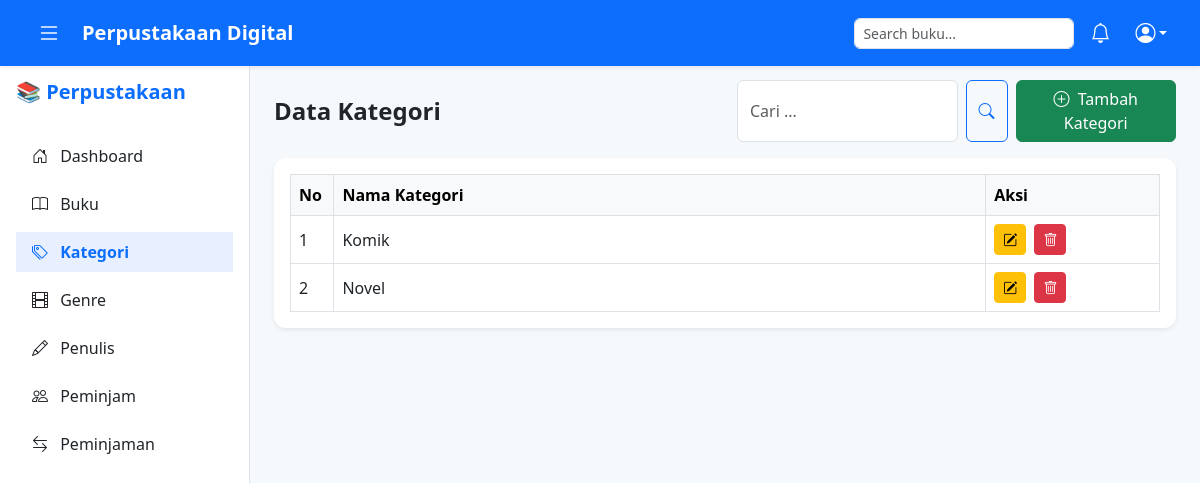
The app's page /pages/kategori.php (signed in), older data.
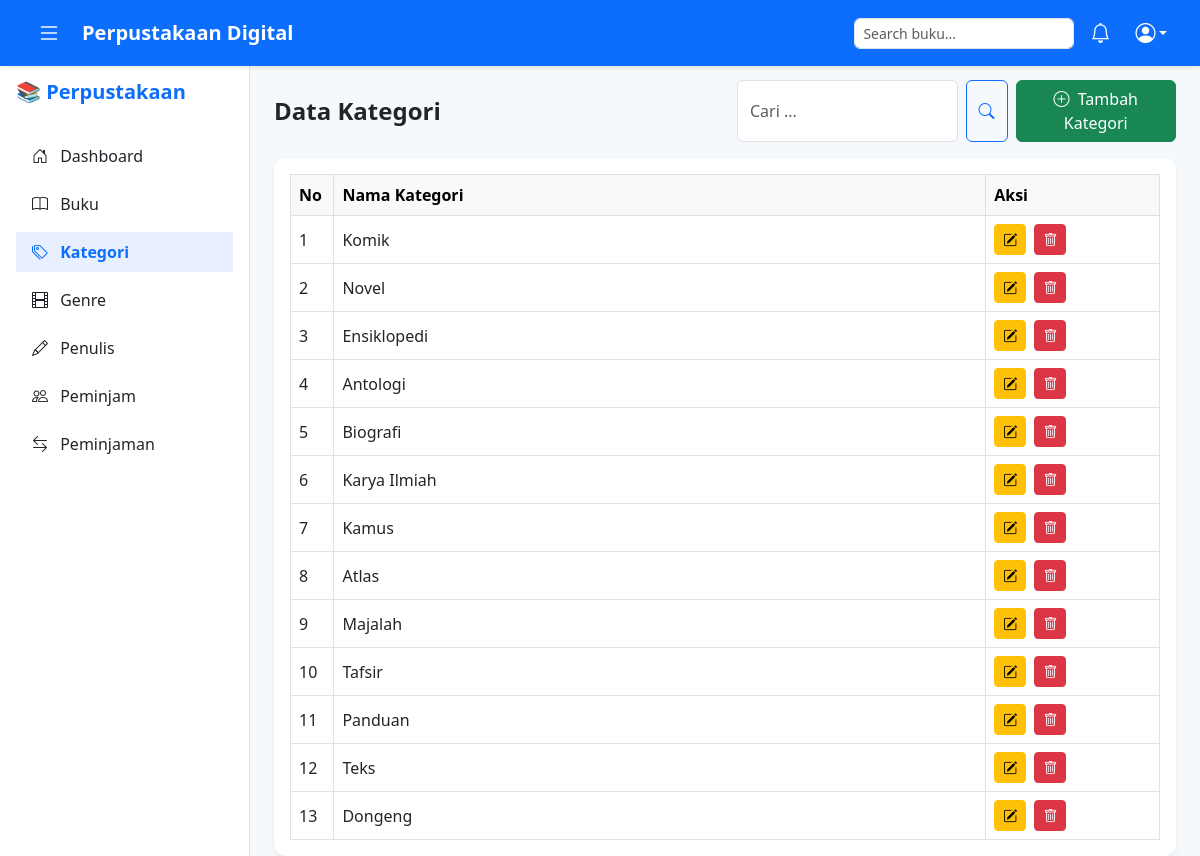
The same page, newer data.
### tables this page shows
CREATE TABLE `tb_kategori` (
  `id_kategori` int(11) NOT NULL,
  `nama_kategori` varchar(100) NOT NULL
);

### pages/kategori.php (the view, shortened to what this page needs)
<?php
include '../config/koneksi.php';
include '../componen/header.php';
include '../componen/sidebar.php';
$judul = "Kategori";
$judul_singkat = "Kategori";
$tambah_link = "tambah_kategori.php";
$cari = $_GET['cari'] ?? '';
$data = mysqli_query($conn, "
    SELECT * FROM tb_kategori
    WHERE nama_kategori LIKE '%$cari%'
    ORDER BY id_kategori ASC
");
?>
<main class="main-content" style="margin-left: 250px; padding-top: 80px; background-color: #f6f9fc;">
    <div class="container-fluid px-4">
        <?php $cari = $_GET['cari'] ?? ''; ?>
        <div class="row align-items-center mb-3">
            <div class="col-md-6">
                <h4 class="fw-bold mb-0">Data <?= $judul ?? 'Data' ?></h4>
            </div>
            <div class="col-md-6 d-flex justify-content-end gap-2">
                <form method="GET" class="d-flex" role="search">
                    <input type="text" name="cari" class="form-control me-2" placeholder="Cari ..." value="<?= htmlspecialchars($cari); ?>">
                    <button class="btn btn-outline-primary" type="submit">
                        <i class="bi bi-search"></i>
                    </button>
                </form>
                <a href="<?= $tambah_link ?>" class="btn btn-success">
                    <i class="bi bi-plus-circle me-1"></i> Tambah <?= $judul_singkat ?? 'Data' ?>
                </a>
            </div>
        </div>
        <div class="card border-0 shadow-sm">
            <div class="card-body table-responsive">
                <table class="table align-middle table-bordered table-hover mb-0">
                    <thead class="table-light">
                        <tr>
                            <th style="width: 5%;">No</th>
                            <th>Nama Kategori</th>
                            <th style="width: 20%;">Aksi</th>
                        </tr>
                    </thead>
                    <tbody>
                        <?php $no = 1;
                        while ($d = mysqli_fetch_array($data)) { ?>
                            <tr>
                                <td><?= $no++; ?></td>
                                <td><?= htmlspecialchars($d['nama_kategori']); ?></td>
                                <td>
                                    <a href="edit_kategori.php?id=<?= $d['id_kategori']; ?>" class="btn btn-sm btn-warning me-1">
                                        <i class="bi bi-pencil-square"></i>
                                    </a>
                                    <a href="../proses/kategori_proses.php?hapus&id=<?= $d['id_kategori']; ?>"
                                        onclick="return confirm('Yakin ingin menghapus kategori ini?')"
                                        class="btn btn-sm btn-danger">
                                        <i class="bi bi-trash"></i>
                                    </a>
                                </td>
                            </tr>
                        <?php } ?>
                    </tbody>
                </table>
            </div>
        </div>
    </div>
</main>
<?php include '../componen/footer.php'; ?>

Row changes from the older to the newer data that the page shows:
added tb_kategori: nama_kategori "Ensiklopedi"
added tb_kategori: nama_kategori "Antologi"
added tb_kategori: nama_kategori "Biografi"
added tb_kategori: nama_kategori "Karya Ilmiah"
added tb_kategori: nama_kategori "Kamus"
added tb_kategori: nama_kategori "Atlas"
added tb_kategori: nama_kategori "Majalah"
added tb_kategori: nama_kategori "Tafsir"
added tb_kategori: nama_kategori "Panduan"
added tb_kategori: nama_kategori "Teks"
added tb_kategori: nama_kategori "Dongeng"
